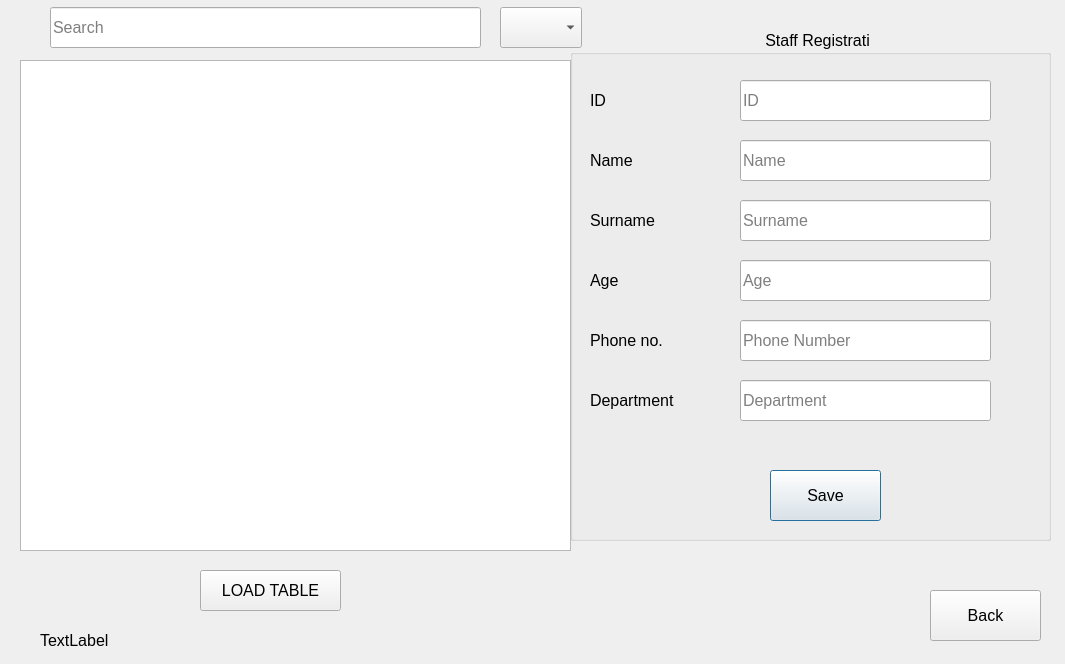
<?xml version="1.0" encoding="UTF-8"?>
<ui version="4.0">
 <class>StaffInfo</class>
 <widget class="QDialog" name="StaffInfo">
  <property name="geometry">
   <rect>
    <x>0</x>
    <y>0</y>
    <width>1065</width>
    <height>664</height>
   </rect>
  </property>
  <property name="windowTitle">
   <string>Staff Info</string>
  </property>
  <widget class="QGroupBox" name="groupBox">
   <property name="geometry">
    <rect>
     <x>570</x>
     <y>30</y>
     <width>481</width>
     <height>511</height>
    </rect>
   </property>
   <property name="font">
    <font>
     <pointsize>12</pointsize>
    </font>
   </property>
   <property name="title">
    <string>                                            Staff Registration</string>
   </property>
   <widget class="QLabel" name="label_6">
    <property name="geometry">
     <rect>
      <x>20</x>
      <y>50</y>
      <width>51</width>
      <height>41</height>
     </rect>
    </property>
    <property name="text">
     <string>ID</string>
    </property>
   </widget>
   <widget class="QLineEdit" name="txt_id">
    <property name="geometry">
     <rect>
      <x>170</x>
      <y>50</y>
      <width>251</width>
      <height>41</height>
     </rect>
    </property>
    <property name="placeholderText">
     <string>ID</string>
    </property>
   </widget>
   <widget class="QLabel" name="label_7">
    <property name="geometry">
     <rect>
      <x>20</x>
      <y>110</y>
      <width>61</width>
      <height>41</height>
     </rect>
    </property>
    <property name="text">
     <string>Name</string>
    </property>
   </widget>
   <widget class="QLineEdit" name="txt_name">
    <property name="geometry">
     <rect>
      <x>170</x>
      <y>110</y>
      <width>251</width>
      <height>41</height>
     </rect>
    </property>
    <property name="placeholderText">
     <string>Name</string>
    </property>
   </widget>
   <widget class="QLabel" name="label_8">
    <property name="geometry">
     <rect>
      <x>20</x>
      <y>170</y>
      <width>91</width>
      <height>41</height>
     </rect>
    </property>
    <property name="text">
     <string>Surname</string>
    </property>
   </widget>
   <widget class="QLineEdit" name="txt_surname">
    <property name="geometry">
     <rect>
      <x>170</x>
      <y>170</y>
      <width>251</width>
      <height>41</height>
     </rect>
    </property>
    <property name="placeholderText">
     <string>Surname</string>
    </property>
   </widget>
   <widget class="QLabel" name="label_9">
    <property name="geometry">
     <rect>
      <x>20</x>
      <y>230</y>
      <width>61</width>
      <height>41</height>
     </rect>
    </property>
    <property name="text">
     <string>Age</string>
    </property>
   </widget>
   <widget class="QLineEdit" name="txt_age">
    <property name="geometry">
     <rect>
      <x>170</x>
      <y>230</y>
      <width>251</width>
      <height>41</height>
     </rect>
    </property>
    <property name="placeholderText">
     <string>Age</string>
    </property>
   </widget>
   <widget class="QLabel" name="label_10">
    <property name="geometry">
     <rect>
      <x>20</x>
      <y>290</y>
      <width>101</width>
      <height>41</height>
     </rect>
    </property>
    <property name="text">
     <string>Phone no.</string>
    </property>
   </widget>
   <widget class="QLineEdit" name="txt_phone">
    <property name="geometry">
     <rect>
      <x>170</x>
      <y>290</y>
      <width>251</width>
      <height>41</height>
     </rect>
    </property>
    <property name="placeholderText">
     <string>Phone Number</string>
    </property>
   </widget>
   <widget class="QPushButton" name="pushButton">
    <property name="geometry">
     <rect>
      <x>200</x>
      <y>440</y>
      <width>111</width>
      <height>51</height>
     </rect>
    </property>
    <property name="text">
     <string>Save</string>
    </property>
   </widget>
   <widget class="QLabel" name="label">
    <property name="geometry">
     <rect>
      <x>20</x>
      <y>350</y>
      <width>131</width>
      <height>41</height>
     </rect>
    </property>
    <property name="text">
     <string>Department</string>
    </property>
   </widget>
   <widget class="QLineEdit" name="txt_phone_2">
    <property name="geometry">
     <rect>
      <x>170</x>
      <y>350</y>
      <width>251</width>
      <height>41</height>
     </rect>
    </property>
    <property name="placeholderText">
     <string>Department</string>
    </property>
   </widget>
  </widget>
  <widget class="QPushButton" name="pushButton_2">
   <property name="geometry">
    <rect>
     <x>930</x>
     <y>590</y>
     <width>111</width>
     <height>51</height>
    </rect>
   </property>
   <property name="font">
    <font>
     <pointsize>12</pointsize>
    </font>
   </property>
   <property name="text">
    <string>Back</string>
   </property>
  </widget>
  <widget class="QLabel" name="label_third">
   <property name="geometry">
    <rect>
     <x>40</x>
     <y>620</y>
     <width>211</width>
     <height>41</height>
    </rect>
   </property>
   <property name="font">
    <font>
     <pointsize>12</pointsize>
    </font>
   </property>
   <property name="text">
    <string>TextLabel</string>
   </property>
  </widget>
  <widget class="QTableView" name="tableView">
   <property name="geometry">
    <rect>
     <x>20</x>
     <y>60</y>
     <width>551</width>
     <height>491</height>
    </rect>
   </property>
   <property name="font">
    <font>
     <pointsize>12</pointsize>
    </font>
   </property>
  </widget>
  <widget class="QComboBox" name="cbColumnas">
   <property name="geometry">
    <rect>
     <x>500</x>
     <y>7</y>
     <width>82</width>
     <height>41</height>
    </rect>
   </property>
   <property name="font">
    <font>
     <pointsize>12</pointsize>
    </font>
   </property>
  </widget>
  <widget class="QPushButton" name="pushButton_3">
   <property name="geometry">
    <rect>
     <x>200</x>
     <y>570</y>
     <width>141</width>
     <height>41</height>
    </rect>
   </property>
   <property name="font">
    <font>
     <pointsize>12</pointsize>
    </font>
   </property>
   <property name="text">
    <string>LOAD TABLE</string>
   </property>
  </widget>
  <widget class="QLineEdit" name="lineEdit">
   <property name="geometry">
    <rect>
     <x>50</x>
     <y>7</y>
     <width>431</width>
     <height>41</height>
    </rect>
   </property>
   <property name="font">
    <font>
     <pointsize>12</pointsize>
    </font>
   </property>
   <property name="placeholderText">
    <string>Search</string>
   </property>
  </widget>
 </widget>
 <resources/>
 <connections/>
</ui>
